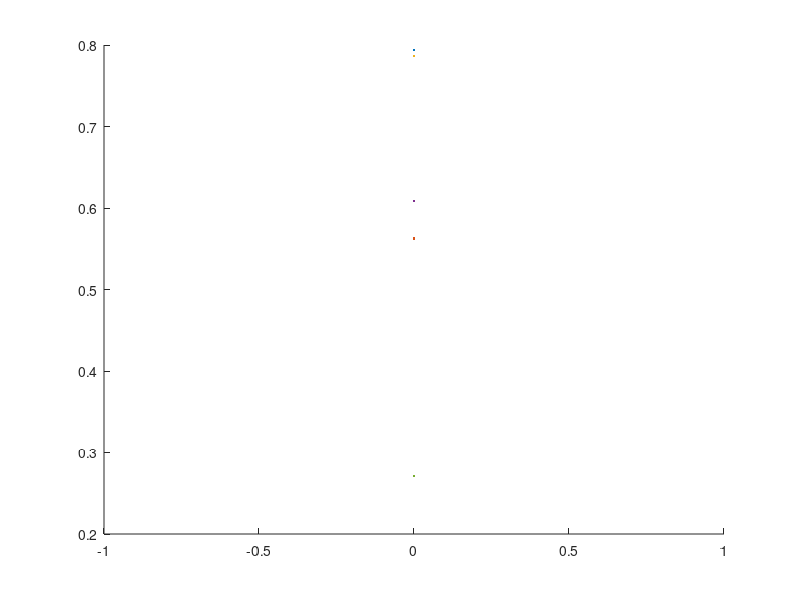

Recreate this plot in MATLAB. (Note: this script raises an error after producing the figure.)
%maxnet simulation: for nnodes number of nodes, each node has a unity
%autapse and every pair of nodes has mutual inhibition of strength eps (<0)
% start w/ random initialization of the neural outputs, sigma_vec, then
% simulate the evolution of the network (with implicit time constant = 1)
%activation function is assumed to output zero for any negative input, but
%is linear (with slope=1) for any non-negative input
clear all %delete any old variables still hanging around
figure(1) %clear figure 1 for display
clf %clear the current figure

eps=-0.02; %choose mutual inhibition strength
node_count = 5; %choose a number of interconnected nodes
W = eps * ones(node_count, node_count) + (1 - eps) * eye(node_count)

%initialize a set of outputs:
sigma_vec = rand(node_count,1)
sigma_history=[sigma_vec];
time =0; %create time vector to enable plotting
time_vec=[time];
%plot evolution of all outputs up to this point...
figure(1)
clf
hold all %allow adding new data to figure 1
for i=1:node_count
    plot(time,sigma_vec(i))
end

while 1>0   %infinite loop; requires user to hit ctl-C to break out of loop--else revise termination condition
    time=time+1; %implicitly sets the time delay of each neuron (stimulus to response) to be 1 unit
    time_vec=[time_vec,time]; %add an element to the time vector
 
    net_inputs = W*sigma_vec %make sure you understand what this means and why it is true

    %for each neuron, compute firing rate as a function of net voltage at soma
    for i=1:node_count
        sigma_vec(i)=activation_fnc(net_inputs(i)); %outputs follow from inputs and activation fnc
    end
    sigma_vec %display the output values
    sigma_history=[sigma_history,sigma_vec]; %keep track of this for plotting history
 
    %rest of this is just plotting--overwrite the figure to show current status
    hold off %clear the figure
    clf
    hold all %allows adding multiple lines to the plot
    for i=1:node_count
        y_vec=sigma_history(i,:); %strip off i'th row of neural responses (for i'th neuron's responses)
        plot(time_vec,y_vec) %plot this neural response vs time
    end
    title('Maxnet time history of outputs')
    xlabel('time')
    ylabel('sigma outputs')
    % done with plot
    pause %for single-stepping; user must hit "enter" to continue with next iteration
end


    
        
